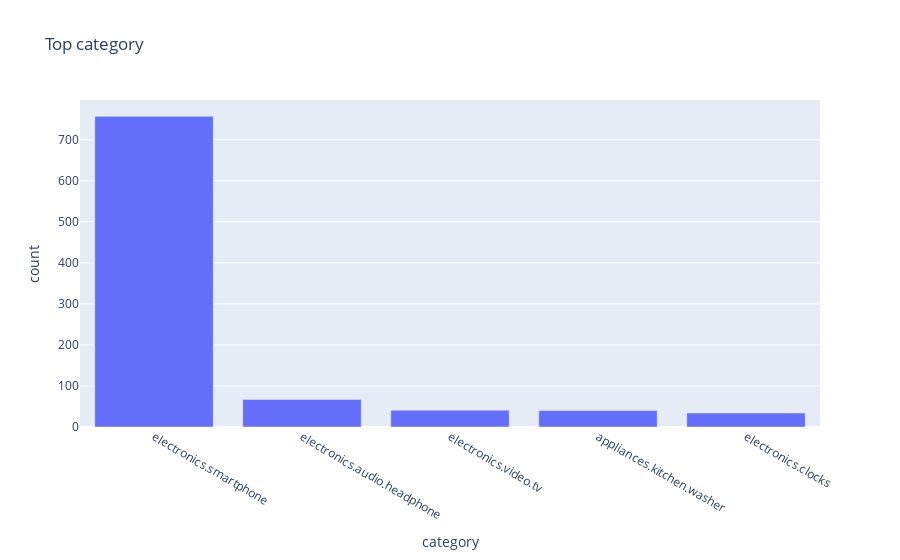

Write notebook code for a chart like this one.
### Code cell
# bar graph of top categories

top_categories =purchase_subset['category_code'].value_counts().head(5).reset_index()
top_categories.columns = ['category','count']

fig  = px.bar(top_categories,x='category',y='count',title='Top category')
fig.show()

### Figure 1 — Plotly figure (JSON) as saved in the notebook; plotly's stock layout.template omitted (floating-point values rounded to 4 significant figures)
{"data": [{"alignmentgroup": "True", "hovertemplate": "category=%{x}<br>count=%{y}<extra></extra>", "legendgroup": "", "marker": {"color": "#636efa", "pattern": {"shape": ""}}, "name": "", "offsetgroup": "", "orientation": "v", "showlegend": false, "textposition": "auto", "type": "bar", "x": ["electronics.smartphone", "electronics.audio.headphone", "electronics.video.tv", "appliances.kitchen.washer", "electronics.clocks"], "xaxis": "x", "y": [757, 67, 41, 40, 34], "yaxis": "y"}], "layout": {"barmode": "relative", "legend": {"tracegroupgap": 0}, "title": {"text": "Top category"}, "xaxis": {"anchor": "y", "domain": [0, 1], "title": {"text": "category"}}, "yaxis": {"anchor": "x", "domain": [0, 1], "title": {"text": "count"}}}}
